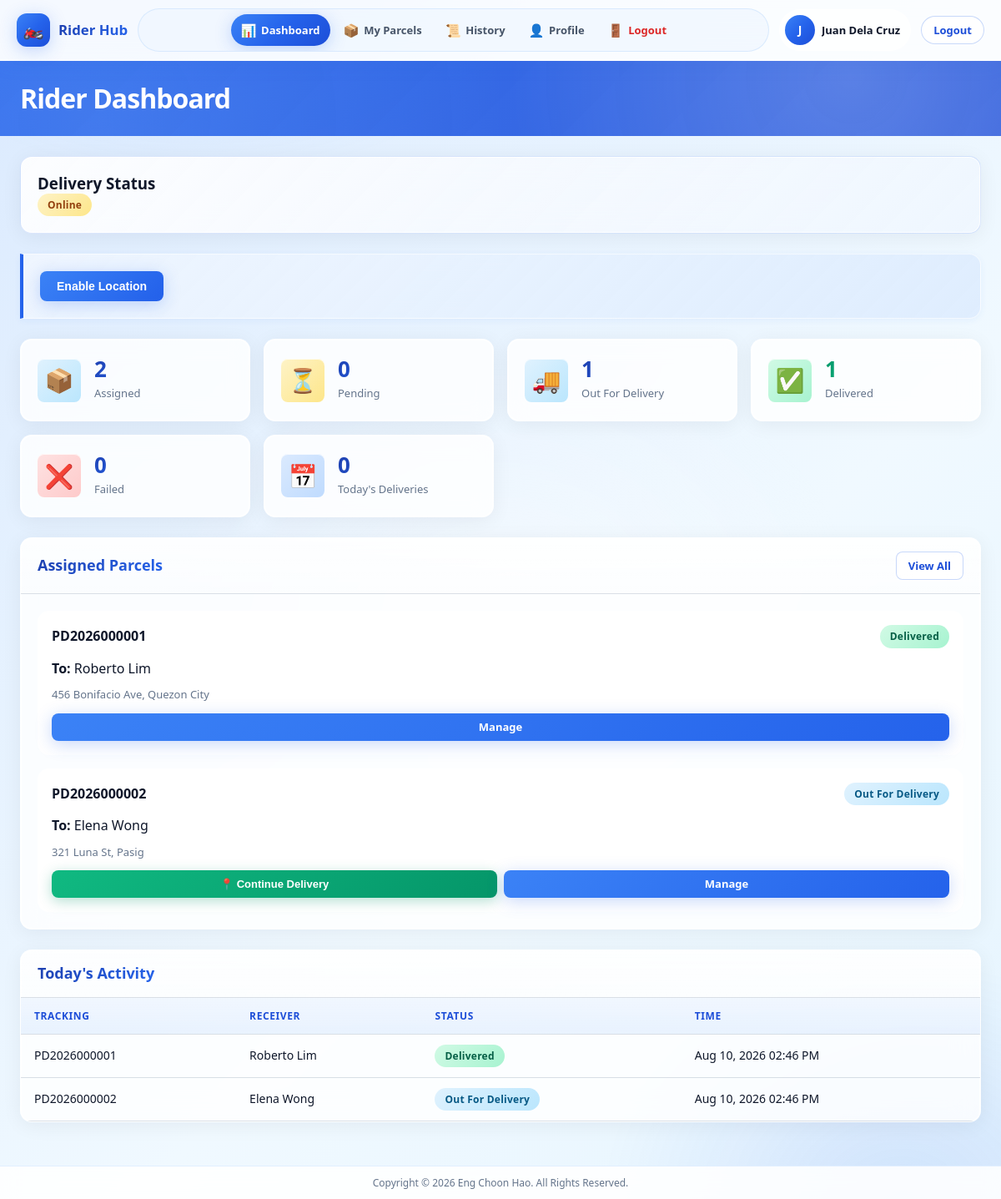
/rider/dashboard.php (signed in), run on the app's committed database.
### tables this page shows
CREATE TABLE users (
    id INT UNSIGNED AUTO_INCREMENT PRIMARY KEY,
    username VARCHAR(50) NOT NULL UNIQUE,
    email VARCHAR(100) NOT NULL UNIQUE,
    password VARCHAR(255) NOT NULL,
    role ENUM('admin', 'rider') NOT NULL DEFAULT 'rider',
    full_name VARCHAR(100) NOT NULL,
    phone VARCHAR(20) DEFAULT NULL,
    profile_photo VARCHAR(255) DEFAULT NULL,
    is_active TINYINT(1) NOT NULL DEFAULT 1,
    remember_token VARCHAR(64) DEFAULT NULL,
    last_login DATETIME DEFAULT NULL,
    created_at DATETIME NOT NULL DEFAULT CURRENT_TIMESTAMP,
    updated_at DATETIME NOT NULL DEFAULT CURRENT_TIMESTAMP ON UPDATE CURRENT_TIMESTAMP,
    INDEX idx_users_role (role),
    INDEX idx_users_active (is_active)
);

CREATE TABLE riders (
    id INT UNSIGNED AUTO_INCREMENT PRIMARY KEY,
    user_id INT UNSIGNED NOT NULL UNIQUE,
    rider_code VARCHAR(20) NOT NULL UNIQUE,
    vehicle_type VARCHAR(50) DEFAULT 'Motorcycle',
    license_number VARCHAR(50) DEFAULT NULL COMMENT 'Vehicle license plate',
    is_online TINYINT(1) NOT NULL DEFAULT 0,
    last_online_at DATETIME DEFAULT NULL,
    last_latitude DECIMAL(10, 8) DEFAULT NULL,
    last_longitude DECIMAL(11, 8) DEFAULT NULL,
    last_location_at DATETIME DEFAULT NULL,
    total_deliveries INT UNSIGNED NOT NULL DEFAULT 0,
    created_at DATETIME NOT NULL DEFAULT CURRENT_TIMESTAMP,
    updated_at DATETIME NOT NULL DEFAULT CURRENT_TIMESTAMP ON UPDATE CURRENT_TIMESTAMP,
    FOREIGN KEY (user_id) REFERENCES users(id) ON DELETE CASCADE,
    INDEX idx_riders_online (is_online),
    INDEX idx_riders_code (rider_code)
);

CREATE TABLE parcels (
    id INT UNSIGNED AUTO_INCREMENT PRIMARY KEY,
    tracking_number VARCHAR(20) NOT NULL UNIQUE,
    sender_name VARCHAR(100) NOT NULL,
    sender_phone VARCHAR(20) NOT NULL,
    receiver_name VARCHAR(100) NOT NULL,
    receiver_phone VARCHAR(20) NOT NULL,
    pickup_address TEXT NOT NULL,
    delivery_address TEXT NOT NULL,
    parcel_description TEXT DEFAULT NULL,
    parcel_weight DECIMAL(8, 2) DEFAULT 0.00,
    delivery_fee DECIMAL(10, 2) NOT NULL DEFAULT 0.00,
    assigned_rider_id INT UNSIGNED DEFAULT NULL,
    status ENUM('pending', 'out_for_delivery', 'delivered', 'failed') NOT NULL DEFAULT 'pending',
    created_by INT UNSIGNED DEFAULT NULL,
    created_at DATETIME NOT NULL DEFAULT CURRENT_TIMESTAMP,
    updated_at DATETIME NOT NULL DEFAULT CURRENT_TIMESTAMP ON UPDATE CURRENT_TIMESTAMP,
    delivered_at DATETIME DEFAULT NULL,
    FOREIGN KEY (assigned_rider_id) REFERENCES riders(id) ON DELETE SET NULL,
    FOREIGN KEY (created_by) REFERENCES users(id) ON DELETE SET NULL,
    INDEX idx_parcels_status (status),
    INDEX idx_parcels_tracking (tracking_number),
    INDEX idx_parcels_rider (assigned_rider_id),
    INDEX idx_parcels_created (created_at)
);

### rider/dashboard.php (the view, shortened to what the rows shown need)
<?php
requireRider();
$rider = getRiderProfile();
$stats = getRiderStats((int) $rider['id']);
$assigned = getRiderParcels((int) $rider['id'], null, 1, 5);
$todayDeliveries = getTodayDeliveries((int) $rider['id']);
require __DIR__ . '/../includes/header.php';
require __DIR__ . '/../includes/sidebar-rider.php';
?>
<?php require __DIR__ . '/../includes/topbar.php'; ?>
<div class="content-area content-wrap">
        <div class="stats-grid">
            <div class="stat-card stat-info">
                <div class="stat-info">
                    <span class="stat-value"><?= $stats['total_assigned'] ?></span>
                    <span class="stat-label">Assigned</span>
                </div>
            </div>
            <div class="stat-card stat-warning">
                <div class="stat-info">
                    <span class="stat-value"><?= $stats['pending'] ?></span>
                    <span class="stat-label">Pending</span>
                </div>
            </div>
            <div class="stat-card stat-info">
                <div class="stat-info">
                    <span class="stat-value"><?= $stats['out_for_delivery'] ?></span>
                    <span class="stat-label">Out For Delivery</span>
                </div>
            </div>
            <div class="stat-card stat-success">
                <div class="stat-info">
                    <span class="stat-value"><?= $stats['delivered'] ?></span>
                    <span class="stat-label">Delivered</span>
                </div>
            </div>
            <div class="stat-card stat-danger">
                <div class="stat-info">
                    <span class="stat-value"><?= $stats['failed'] ?></span>
                    <span class="stat-label">Failed</span>
                </div>
            </div>
            <div class="stat-card stat-primary">
                <div class="stat-info">
                    <span class="stat-value"><?= $stats['today_delivered'] ?></span>
                    <span class="stat-label">Today's Deliveries</span>
                </div>
            </div>
        </div>
        <div class="card">
            <div class="card-header">
                <h2>Assigned Parcels</h2>
            </div>
            <div class="parcel-cards">
                <?php if (empty($assigned['parcels'])): ?>
                    <p class="text-center empty-state">—</p>
                <?php else: ?>
                    <?php foreach ($assigned['parcels'] as $p): ?>
                    <div class="parcel-card">
                        <div class="parcel-card-header">
                            <strong><?= sanitize($p['tracking_number']) ?></strong>
                            <span class="badge <?= statusBadgeClass($p['status']) ?>"><?= formatStatus($p['status']) ?></span>
                        </div>
                        <p><strong>To:</strong> <?= sanitize($p['receiver_name']) ?></p>
                        <p class="parcel-address"><?= sanitize($p['delivery_address']) ?></p>
                        <div class="parcel-actions">
                            <?php if (in_array($p['status'], ['pending', 'out_for_delivery'], true)): ?>
                                <button class="btn btn-sm btn-success start-delivery-btn"
                                        data-parcel-id="<?= $p['id'] ?>"
                                        data-label="<?= $p['status'] === 'pending' ? 'Start Delivery' : 'Continue Delivery' ?>">
                                    <?= $p['status'] === 'pending' ? '🚚 Start Delivery' : '📍 Continue Delivery' ?>
                                </button>
                            <?php endif; ?>
                            <a href="<?= baseUrl('rider/parcel-detail.php?id=' . $p['id']) ?>" class="btn btn-sm btn-primary">Manage</a>
                        </div>
                    </div>
                    <?php endforeach; ?>
                <?php endif; ?>
            </div>
        </div>
        <div class="card">
            <div class="card-header"><h2>Today's Activity</h2></div>
            <div class="table-responsive">
                <table class="data-table">
                    <thead>
                        <tr><th>Tracking</th><th>Receiver</th><th>Status</th><th>Time</th></tr>
                    </thead>
                    <tbody>
                        <?php if (empty($todayDeliveries)): ?>
                            <tr><td colspan="4" class="text-center">No deliveries today.</td></tr>
                        <?php else: ?>
                            <?php foreach ($todayDeliveries as $p): ?>
                            <tr>
                                <td><?= sanitize($p['tracking_number']) ?></td>
                                <td><?= sanitize($p['receiver_name']) ?></td>
                                <td><span class="badge <?= statusBadgeClass($p['status']) ?>"><?= formatStatus($p['status']) ?></span></td>
                                <td><?= formatDate($p['created_at']) ?></td>
                            </tr>
                            <?php endforeach; ?>
                        <?php endif; ?>
                    </tbody>
                </table>
            </div>
        </div>
</div>
<?php require __DIR__ . '/../includes/app-shell-end.php'; ?>
<?php require __DIR__ . '/../includes/footer.php'; ?>

### includes/sidebar-rider.php (shortened to what the rows shown need)
<div class="app-shell">
    <header class="app-header app-header-rider" id="appHeader">
        <div class="app-header-inner">
            <div class="app-header-actions">
                <?php $user = currentUser(); ?>
                <div class="app-user-chip">
                    <div class="user-avatar">
                        <?php if (!empty($user['profile_photo'])): ?>
                            <img src="<?= baseUrl($user['profile_photo']) ?>" alt="Profile">
                        <?php else: ?>
                            <span><?= strtoupper(substr($user['full_name'] ?? 'R', 0, 1)) ?></span>
                        <?php endif; ?>
                    </div>
                    <span class="user-name"><?= sanitize($user['full_name'] ?? '') ?></span>
                </div>
            </div>
        </div>
    </header>
    <main class="app-main">

### data on the page
users: full_name "J", full_name "Juan Dela Cruz"
riders: user "2", is_online "0", id "1"
parcels: tracking_number "PD2026000001", status "Delivered", receiver_name "Roberto Lim", delivery_address "456 Bonifacio Ave, Quezon City", created_at "Aug 10, 2026 02:46 PM"
parcels: tracking_number "PD2026000002", status "Out For Delivery", receiver_name "Elena Wong", delivery_address "321 Luna St, Pasig", shows "📍 Continue Delivery", created_at "Aug 10, 2026 02:46 PM"

### other printed values
$pageTitle "Rider Dashboard"
